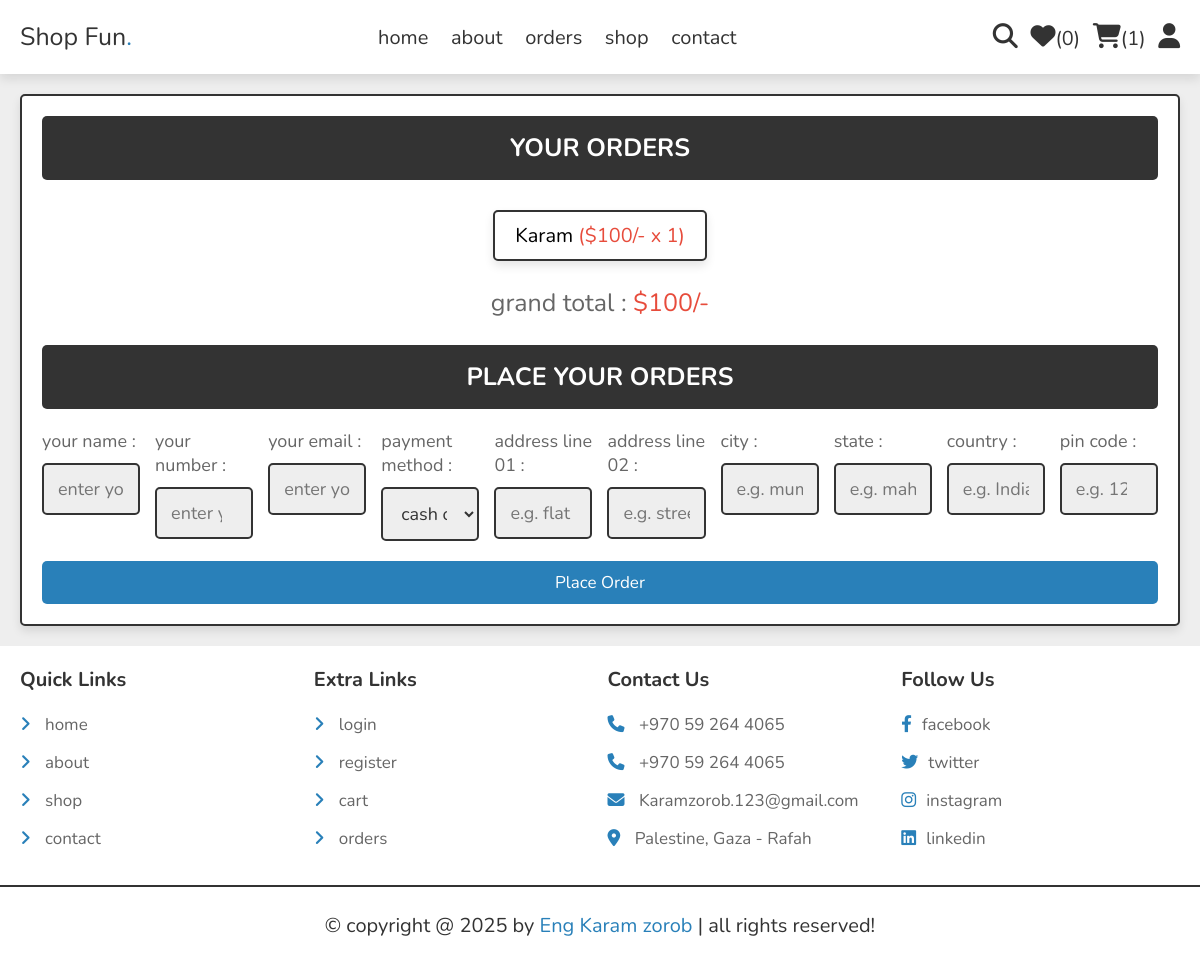
Screenshot of /checkout.php (signed in) with the database file from the repository.
### tables this page shows
CREATE TABLE `cart` (
  `id` int(100) NOT NULL,
  `user_id` int(100) NOT NULL,
  `pid` int(100) NOT NULL,
  `name` varchar(100) NOT NULL,
  `price` int(10) NOT NULL,
  `quantity` int(10) NOT NULL,
  `image` varchar(100) NOT NULL
);

### checkout.php (the view, shortened to what this page needs)
<?php
include 'components/connect.php';
if(isset($_SESSION['user_id'])){
   $user_id = $_SESSION['user_id'];
}else{
   $user_id = '';
   header('location:user_login.php');
};
?>
<!DOCTYPE html>
<html lang="en">
<head>
   <link rel="stylesheet" href="https://cdnjs.cloudflare.com/ajax/libs/font-awesome/6.1.1/css/all.min.css">
   <link rel="stylesheet" href="css/style.css">
</head>
<body>
<?php include 'components/user_header.php'; ?>
<section class="checkout-orders">
   <form action="" method="POST">
   <h3>your orders</h3>
      <div class="display-orders">
      <?php
         $grand_total = 0;
         $select_cart = $conn->prepare("SELECT * FROM `cart` WHERE user_id = ?");
         $select_cart->execute([$user_id]);
         if($select_cart->rowCount() > 0){
            while($fetch_cart = $select_cart->fetch(PDO::FETCH_ASSOC)){
               $grand_total += ($fetch_cart['price'] * $fetch_cart['quantity']);
      ?>
         <p> <?= $fetch_cart['name']; ?> <span>(<?= '$'.$fetch_cart['price'].'/- x '. $fetch_cart['quantity']; ?>)</span> </p>
      <?php
            }
         }else{
            echo '<p class="empty">your cart is empty!</p>';
         }
      ?>
         <div class="grand-total">grand total : <span>$<?= $grand_total; ?>/-</span></div>
      </div>
      <h3>place your orders</h3>
      <div class="flex">
         <div class="inputBox">
            <span>your name :</span>
            <input type="text" name="name" placeholder="enter your name" class="box" maxlength="20" required>
         </div>
         <div class="inputBox">
            <span>your number :</span>
            <input type="number" name="number" placeholder="enter your number" class="box" min="0" max="9999999999" onkeypress="if(this.value.length == 10) return false;" required>
         </div>
         <div class="inputBox">
            <span>your email :</span>
            <input type="email" name="email" placeholder="enter your email" class="box" maxlength="50" required>
         </div>
         <div class="inputBox">
            <span>payment method :</span>
            <select name="method" class="box" required>
               <option value="cash on delivery">cash on delivery</option>
            </select>
         </div>
         <div class="inputBox">
            <span>address line 01 :</span>
            <input type="text" name="flat" placeholder="e.g. flat number" class="box" maxlength="50" required>
         </div>
         <div class="inputBox">
            <span>address line 02 :</span>
            <input type="text" name="street" placeholder="e.g. street name" class="box" maxlength="50" required>
         </div>
         <div class="inputBox">
            <span>city :</span>
            <input type="text" name="city" placeholder="e.g. mumbai" class="box" maxlength="50" required>
         </div>
         <div class="inputBox">
            <span>state :</span>
            <input type="text" name="state" placeholder="e.g. maharashtra" class="box" maxlength="50" required>
         </div>
         <div class="inputBox">
            <span>country :</span>
            <input type="text" name="country" placeholder="e.g. India" class="box" maxlength="50" required>
         </div>
         <div class="inputBox">
            <span>pin code :</span>
            <input type="number" min="0" name="pin_code" placeholder="e.g. 123456" min="0" max="999999" onkeypress="if(this.value.length == 6) return false;" class="box" required>
         </div>
      </div>
      <input type="submit" name="order" class="btn <?= ($grand_total > 1)?'':'disabled'; ?>" value="place order">
   </form>
</section>
<?php include 'components/footer.php'; ?>
</body>
</html>

### css/style.css (style rules this page uses)
:root { --main-color:#2980b9; --orange:#f39c12; --red:#e74c3c; --black:#333; --white:#fff; --light-color:#666; --light-bg:#eee; --border:.2rem solid var(--black); --box-shadow:0 .5rem 1rem rgba(0,0,0,.1); }
* { font-family: 'Nunito', sans-serif; margin:0; padding:0; box-sizing: border-box; outline: none; border:none; text-decoration: none; }
html { font-size: 62.5%; overflow-x: hidden; }
body { background-color: var(--light-bg); }
section { padding:2rem; max-width: 1200px; margin:0 auto; }
.btn, .delete-btn, .option-btn { display: block; width: 100%; margin-top: 1rem; border-radius: .5rem; padding:1rem 3rem; font-size: 1.7rem; text-transform: capitalize; color:var(--white); cursor: pointer; text-align: center; }
.btn { background-color: var(--main-color); }
.display-orders { text-align: center; padding-bottom: 0; }
.display-orders p { display: inline-block; padding:1rem 2rem; margin:1rem .5rem; font-size: 2rem; text-align: center; border:var(--border); background-color: var(--white); box-shadow: var(--box-shadow); border-radius: .5rem; }
.display-orders p span { color:var(--red); }
.display-orders .grand-total { margin-top: 1.5rem; margin-bottom: 2.5rem; font-size: 2.5rem; color:var(--light-color); }
.display-orders .grand-total span { color:var(--red); }
.checkout-orders form { padding:2rem; border:var(--border); background-color: var(--white); box-shadow: var(--box-shadow); border-radius: .5rem; }
.checkout-orders form h3 { border-radius: .5rem; background-color: var(--black); color:var(--white); padding:1.5rem 1rem; text-align: center; text-transform: uppercase; margin-bottom: 2rem; font-size: 2.5rem; }
.checkout-orders form .flex { display: flex; flex-wrap: nowrap; gap:1.5rem; justify-content: space-between; }
.checkout-orders form .flex .inputBox { width: 49%; }
.checkout-orders form .flex .inputBox .box { width: 100%; border:var(--border); border-radius: .5rem; font-size: 1.8rem; color:var(--black); padding:1.2rem 1.4rem; margin:1rem 0; background-color: var(--light-bg); }
.checkout-orders form .flex .inputBox span { font-size: 1.8rem; color:var(--light-color); }

### rows the page displays
cart: name "Karam", price "100", quantity "1"

### other values shown
$total_wishlist_counts "0"
$total_cart_counts "1"
$grand_total "100"
